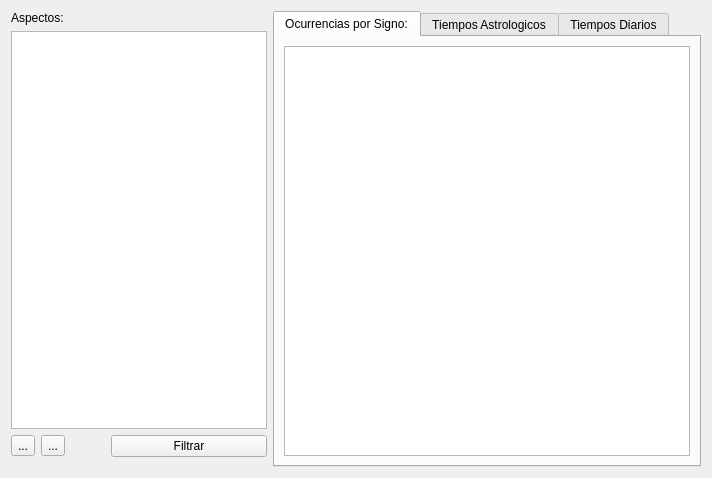
<?xml version="1.0" encoding="UTF-8"?>
<ui version="4.0">
 <class>processByAspectWidget</class>
 <widget class="QWidget" name="processByAspectWidget">
  <property name="geometry">
   <rect>
    <x>0</x>
    <y>0</y>
    <width>712</width>
    <height>478</height>
   </rect>
  </property>
  <property name="windowTitle">
   <string>Form</string>
  </property>
  <layout class="QHBoxLayout" name="horizontalLayout_2">
   <item>
    <layout class="QVBoxLayout" name="verticalLayout">
     <property name="sizeConstraint">
      <enum>QLayout::SetMinimumSize</enum>
     </property>
     <property name="bottomMargin">
      <number>10</number>
     </property>
     <item>
      <widget class="QLabel" name="label">
       <property name="text">
        <string>Aspectos:</string>
       </property>
      </widget>
     </item>
     <item>
      <widget class="QTableWidget" name="aspectTableWidget">
       <property name="sizePolicy">
        <sizepolicy hsizetype="Minimum" vsizetype="Expanding">
         <horstretch>0</horstretch>
         <verstretch>0</verstretch>
        </sizepolicy>
       </property>
       <property name="editTriggers">
        <set>QAbstractItemView::NoEditTriggers</set>
       </property>
       <property name="selectionMode">
        <enum>QAbstractItemView::SingleSelection</enum>
       </property>
       <property name="selectionBehavior">
        <enum>QAbstractItemView::SelectRows</enum>
       </property>
      </widget>
     </item>
     <item>
      <layout class="QHBoxLayout" name="horizontalLayout">
       <item>
        <widget class="QToolButton" name="addlButton">
         <property name="text">
          <string>...</string>
         </property>
         <property name="icon">
          <iconset resource="resource.qrc">
           <normaloff>:/icons/icons/edit-add.png</normaloff>:/icons/icons/edit-add.png</iconset>
         </property>
        </widget>
       </item>
       <item>
        <widget class="QToolButton" name="dellButton">
         <property name="text">
          <string>...</string>
         </property>
         <property name="icon">
          <iconset resource="resource.qrc">
           <normaloff>:/icons/icons/edit-remove-3.png</normaloff>:/icons/icons/edit-remove-3.png</iconset>
         </property>
        </widget>
       </item>
       <item>
        <spacer name="horizontalSpacer">
         <property name="orientation">
          <enum>Qt::Horizontal</enum>
         </property>
         <property name="sizeType">
          <enum>QSizePolicy::Minimum</enum>
         </property>
         <property name="sizeHint" stdset="0">
          <size>
           <width>40</width>
           <height>20</height>
          </size>
         </property>
        </spacer>
       </item>
       <item>
        <widget class="QPushButton" name="filterButton">
         <property name="text">
          <string>Filtrar</string>
         </property>
         <property name="icon">
          <iconset resource="resource.qrc">
           <normaloff>:/icons/icons/system-search-4.png</normaloff>:/icons/icons/system-search-4.png</iconset>
         </property>
        </widget>
       </item>
      </layout>
     </item>
    </layout>
   </item>
   <item>
    <widget class="QTabWidget" name="tabWidget">
     <property name="sizePolicy">
      <sizepolicy hsizetype="Expanding" vsizetype="Expanding">
       <horstretch>0</horstretch>
       <verstretch>0</verstretch>
      </sizepolicy>
     </property>
     <property name="currentIndex">
      <number>0</number>
     </property>
     <widget class="QWidget" name="tab_3">
      <attribute name="title">
       <string>Ocurrencias por Signo:</string>
      </attribute>
      <layout class="QVBoxLayout" name="verticalLayout_4">
       <item>
        <widget class="QTableView" name="occurenciasTableView">
         <property name="sizePolicy">
          <sizepolicy hsizetype="Minimum" vsizetype="Expanding">
           <horstretch>0</horstretch>
           <verstretch>0</verstretch>
          </sizepolicy>
         </property>
         <property name="editTriggers">
          <set>QAbstractItemView::NoEditTriggers</set>
         </property>
         <property name="selectionMode">
          <enum>QAbstractItemView::SingleSelection</enum>
         </property>
         <property name="selectionBehavior">
          <enum>QAbstractItemView::SelectRows</enum>
         </property>
         <property name="sortingEnabled">
          <bool>true</bool>
         </property>
        </widget>
       </item>
      </layout>
     </widget>
     <widget class="QWidget" name="tab">
      <attribute name="title">
       <string>Tiempos Astrologicos</string>
      </attribute>
      <layout class="QVBoxLayout" name="verticalLayout_3">
       <item>
        <widget class="QTableView" name="astroTableView">
         <property name="editTriggers">
          <set>QAbstractItemView::NoEditTriggers</set>
         </property>
         <property name="alternatingRowColors">
          <bool>true</bool>
         </property>
         <property name="selectionBehavior">
          <enum>QAbstractItemView::SelectRows</enum>
         </property>
        </widget>
       </item>
      </layout>
     </widget>
     <widget class="QWidget" name="tab_2">
      <attribute name="title">
       <string>Tiempos Diarios</string>
      </attribute>
      <layout class="QVBoxLayout" name="verticalLayout_2">
       <item>
        <widget class="QTableView" name="dairyTableView">
         <property name="editTriggers">
          <set>QAbstractItemView::NoEditTriggers</set>
         </property>
         <property name="selectionBehavior">
          <enum>QAbstractItemView::SelectRows</enum>
         </property>
        </widget>
       </item>
      </layout>
     </widget>
    </widget>
   </item>
  </layout>
 </widget>
 <resources>
  <include location="resource.qrc"/>
 </resources>
 <connections/>
</ui>
